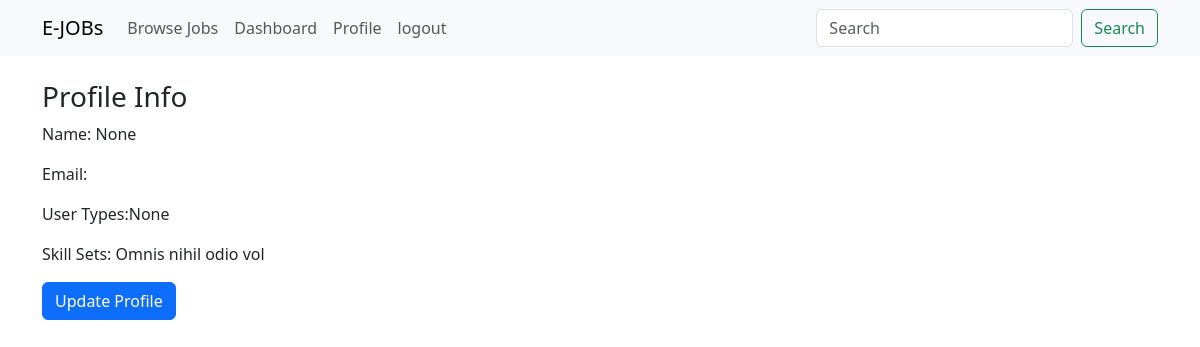
/profile-view/ (signed in), run on the app's committed database.
### jobportal/models.py (models this page shows, shortened)
class User(AbstractUser):
    USER_TYPES = [
        ('Recruiter', 'Recruiter'),
        ('Seeker', 'Seeker'),
    ]
    display_name = models.CharField(max_length=200, null=True)
    user_type = models.CharField(choices=USER_TYPES, max_length=20, null=True)

class SeekerProfileModel(models.Model):
    seeker = models.OneToOneField(
        User,
        on_delete=models.CASCADE,
        related_name='seeker_profile',
        null=True
    )
    name = models.CharField(max_length=200, null=True)
    address = models.TextField(null=True)
    contact = models.CharField(max_length=20, null=True)
    profile_image = models.ImageField(upload_to='seeker_image', null=True)
    skills_set = models.TextField(null=True)
    created_at = models.DateField(auto_now_add=True, null=True)
    updated_at = models.DateField(auto_now=True, null=True)

### jobportal/views.py (the view)
# urls.py: path('profile-view/', profile_view, name='profile_view'),
@login_required
def profile_view(request):
    return render(request, 'profile.html')

### jobportal/templates/profile.html
{% extends 'master/base.html' %}
{% block content %}
    <h3>Profile Info</h3>
    <p>
        Name: {{request.user.display_name}}
    </p>
    <p>
        Email: {{request.user.email}}
    </p>
    <p>
        User Types:{{request.user.user_type}}
    </p>
     {% if request.user.user_type == 'Recruiter' %}
    <p>Company Name: {{request.user.recruiter_profile.company_name}}</p>
    {% else %}
    <p>Skill Sets: {{request.user.seeker_profile.skills_set}}</p>
    {% endif %}
    <a href="{% url 'update_profile_view' %}" class="btn btn-primary">Update Profile</a>
{% endblock content %}

### data on the page
User: user.display_name "None", user.user_type "None", user.seeker_profile.skills_set "Omnis nihil odio vol"
